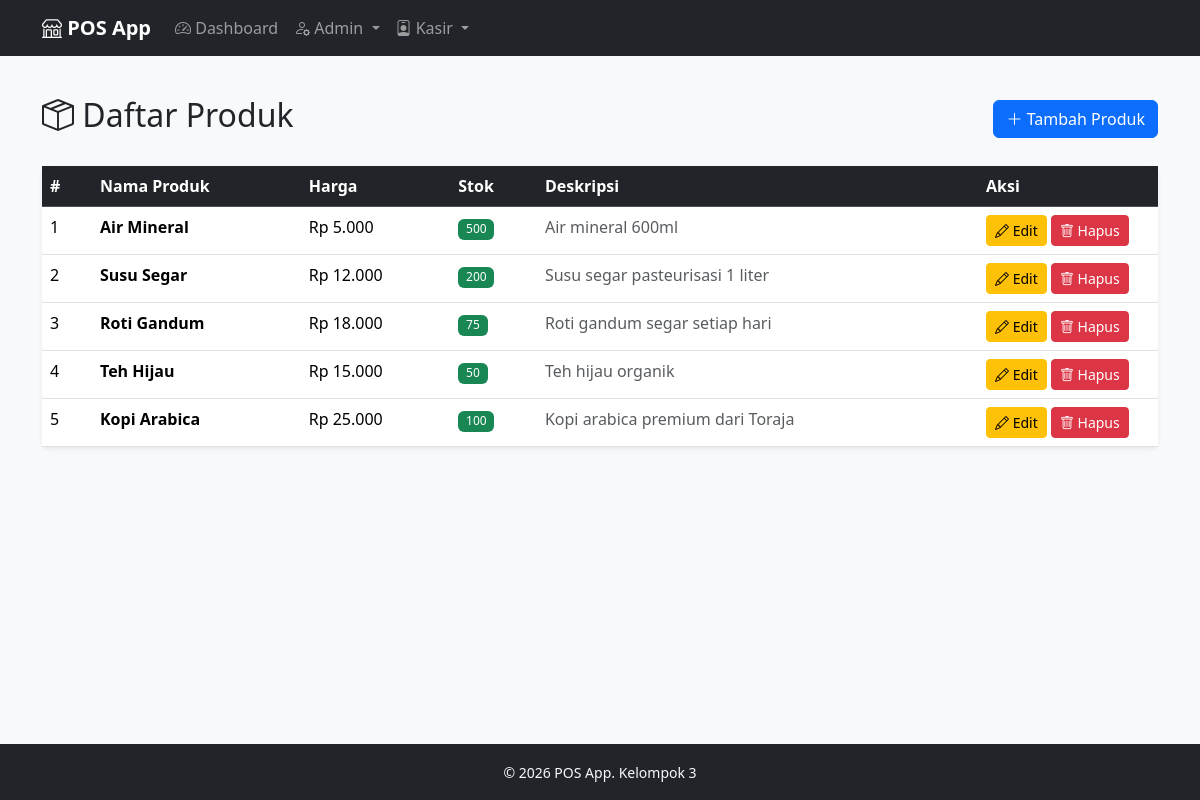
The app's page /admin/product with its own data.
### tables this page shows
CREATE TABLE IF NOT EXISTS products (
    id INT AUTO_INCREMENT PRIMARY KEY,
    name VARCHAR(255) NOT NULL,
    image VARCHAR(255) DEFAULT NULL,
    price DECIMAL(12,2) NOT NULL DEFAULT 0,
    stock INT NOT NULL DEFAULT 0,
    description TEXT,
    created_at TIMESTAMP DEFAULT CURRENT_TIMESTAMP,
    updated_at TIMESTAMP DEFAULT CURRENT_TIMESTAMP ON UPDATE CURRENT_TIMESTAMP,
    deleted_at TIMESTAMP DEFAULT NULL
);

### app/Controllers/Controller.php (called while the page is built, shortened)
<?php
class Controller
{
    protected function view(string $viewName, array $data = []): void
    {
        extract($data);
        $content = BASE_PATH . "/app/Views/{$viewName}.php";
        require BASE_PATH . '/app/Views/layouts/main.php';
    }
}

### app/Controllers/Admin/AdminProductController.php (called while the page is built, shortened)
<?php
require_once __DIR__ . '/../Controller.php';
require_once BASE_PATH . '/app/Models/Product.php';
class AdminProductController extends Controller
{
    private Product $productModel;
    public function __construct()
    {
        $this->productModel = new Product();
    }
    public function index(): void
    {
        $products = $this->productModel->getAll();
        $this->view('admin/product/index', [
            'title'    => 'Daftar Produk',
            'products' => $products,
        ]);
    }
}

### helpers/functions.php (called while the page is built, shortened)
<?php
function asset(string $path): string
{
    return '/assets/' . ltrim($path, '/');
}
function formatRupiah(int|float $angka): string
{
    return 'Rp ' . number_format($angka, 0, ',', '.');
}
function e(?string $value): string
{
    return htmlspecialchars($value ?? '', ENT_QUOTES, 'UTF-8');
}

### config/database.php (called while the page is built)
<?php
function getConnection(): PDO
{
    static $pdo = null;
    if ($pdo === null) {
        $host = env('DB_HOST', 'localhost');
        $port = env('DB_PORT', '3306');
        $db   = env('DB_DATABASE', 'pos_db');
        $user = env('DB_USERNAME', 'root');
        $pass = env('DB_PASSWORD', '');
        $dsn = "mysql:host={$host};port={$port};dbname={$db};charset=utf8mb4";
        try {
            $pdo = new PDO($dsn, $user, $pass, [
                PDO::ATTR_ERRMODE            => PDO::ERRMODE_EXCEPTION,
                PDO::ATTR_DEFAULT_FETCH_MODE => PDO::FETCH_ASSOC,
                PDO::ATTR_EMULATE_PREPARES   => false,
            ]);
        } catch (PDOException $e) {
            if (APP_ENV === 'local') {
                die("Koneksi database gagal: " . $e->getMessage());
            } else {
                die("Terjadi kesalahan pada server. Silakan coba lagi nanti.");
            }
        }
    }
    return $pdo;
}

### app/Models/Product.php (called while the page is built, shortened)
<?php
class Product
{
    private PDO $pdo;
    public function __construct()
    {
        $this->pdo = getConnection();
    }
    public function getAll(): array
    {
        $stmt = $this->pdo->query("SELECT * FROM products ORDER BY id DESC");
        return $stmt->fetchAll();
    }
}

### app/Views/admin/product/index.php (the view)
<div class="d-flex justify-content-between align-items-center mb-4">
    <h2><i class="bi bi-box-seam"></i> Daftar Produk</h2>
    <a href="/admin/product/create" class="btn btn-primary">
        <i class="bi bi-plus-lg"></i> Tambah Produk
    </a>
</div>
<?php if (empty($products)): ?>
    <div class="alert alert-info">
        <i class="bi bi-info-circle"></i> Belum ada produk.
        <a href="/admin/product/create">Tambah produk pertama</a>.
    </div>
<?php else: ?>
    <div class="card border-0 shadow-sm">
        <div class="table-responsive">
            <table class="table table-hover mb-0">
                <thead class="table-dark">
                    <tr>
                        <th width="50">#</th>
                        <th>Nama Produk</th>
                        <th>Harga</th>
                        <th>Stok</th>
                        <th>Deskripsi</th>
                        <th width="180">Aksi</th>
                    </tr>
                </thead>
                <tbody>
                    <?php foreach ($products as $i => $product): ?>
                        <tr>
                            <td><?= $i + 1 ?></td>
                            <td class="fw-semibold"><?= e($product['name']) ?></td>
                            <td><?= formatRupiah($product['price']) ?></td>
                            <td>
                                <?php if ($product['stock'] <= 5): ?>
                                    <span class="badge bg-danger"><?= $product['stock'] ?></span>
                                <?php else: ?>
                                    <span class="badge bg-success"><?= $product['stock'] ?></span>
                                <?php endif; ?>
                            </td>
                            <td class="text-muted"><?= e($product['description'] ?? '-') ?></td>
                            <td>
                                <a href="/admin/product/edit?id=<?= $product['id'] ?>"
                                   class="btn btn-sm btn-warning">
                                    <i class="bi bi-pencil"></i> Edit
                                </a>
                                <a href="/admin/product/delete?id=<?= $product['id'] ?>"
                                   class="btn btn-sm btn-danger"
                                   onclick="return confirm('Yakin ingin menghapus produk ini?')">
                                    <i class="bi bi-trash"></i> Hapus
                                </a>
                            </td>
                        </tr>
                    <?php endforeach; ?>
                </tbody>
            </table>
        </div>
    </div>
<?php endif; ?>

### public/index.php (shortened to what this page needs)
<?php
require_once __DIR__ . '/../config/database.php';
require_once __DIR__ . '/../helpers/functions.php';
require_once __DIR__ . '/../routes.php';
$url = parse_url($_SERVER['REQUEST_URI'], PHP_URL_PATH);
$url = rtrim($url, '/') ?: '/';
if (isset($routes[$url])) {
    $methodName     = $routes[$url][1];
    $controller = new $className();
    $controller->$methodName();
} else {
    http_response_code(404);
    $title = '404 - Halaman Tidak Ditemukan';
    $content = __DIR__ . '/../app/Views/errors/404.php';
    require __DIR__ . '/../app/Views/layouts/main.php';
}

### app/Views/layouts/main.php (shortened to what this page needs)
<!DOCTYPE html>
<html lang="id">
<head>
    <link href="https://cdn.jsdelivr.net/npm/bootstrap@5.3.3/dist/css/bootstrap.min.css" rel="stylesheet">
    <link href="https://cdn.jsdelivr.net/npm/bootstrap-icons@1.11.3/font/bootstrap-icons.min.css" rel="stylesheet">
    <link href="<?= asset('css/style.css') ?>" rel="stylesheet">
</head>
<body>
    <nav class="navbar navbar-expand-lg navbar-dark bg-dark">
        <div class="container">
            <a class="navbar-brand fw-bold" href="/">
                <i class="bi bi-shop"></i> <?= APP_NAME ?>
            </a>
            <div class="collapse navbar-collapse" id="navbarNav">
                <ul class="navbar-nav me-auto">
                    <li class="nav-item">
                        <a class="nav-link" href="/"><i class="bi bi-speedometer2"></i> Dashboard</a>
                    </li>
                    <li class="nav-item dropdown">
                        <a class="nav-link dropdown-toggle" href="#" role="button" data-bs-toggle="dropdown">
                            <i class="bi bi-person-gear"></i> Admin
                        </a>
                    </li>
                    <li class="nav-item dropdown">
                        <a class="nav-link dropdown-toggle" href="#" role="button" data-bs-toggle="dropdown">
                            <i class="bi bi-person-badge"></i> Kasir
                        </a>
                    </li>
                </ul>
            </div>
        </div>
    </nav>
    <main class="container my-4">
        <?php
        if (isset($content) && file_exists($content)) {
            require $content;
        }
        ?>
    </main>
    <footer class="bg-dark text-light py-3 mt-5">
        <div class="container text-center">
            <small>&copy; <?= date('Y') ?> <?= APP_NAME ?>. Kelompok 3</small>
        </div>
    </footer>
</body>
</html>

### public/assets/css/style.css (style rules this page uses)
body { background-color: #f8f9fa; min-height: 100vh; display: flex; flex-direction: column; }
main { flex: 1; }
.card { transition: transform 0.2s ease, box-shadow 0.2s ease; }
.table th { font-weight: 600; white-space: nowrap; }
.badge { font-weight: 500; }

### records on screen
products: name "Air Mineral", price "Rp 5.000", stock "500", description "Air mineral 600ml"
products: name "Susu Segar", price "Rp 12.000", stock "200", description "Susu segar pasteurisasi 1 liter"
products: name "Roti Gandum", price "Rp 18.000", stock "75", description "Roti gandum segar setiap hari"
products: name "Teh Hijau", price "Rp 15.000", stock "50", description "Teh hijau organik"
products: name "Kopi Arabica", price "Rp 25.000", stock "100", description "Kopi arabica premium dari Toraja"

### other values on screen
APP_NAME "POS App"
